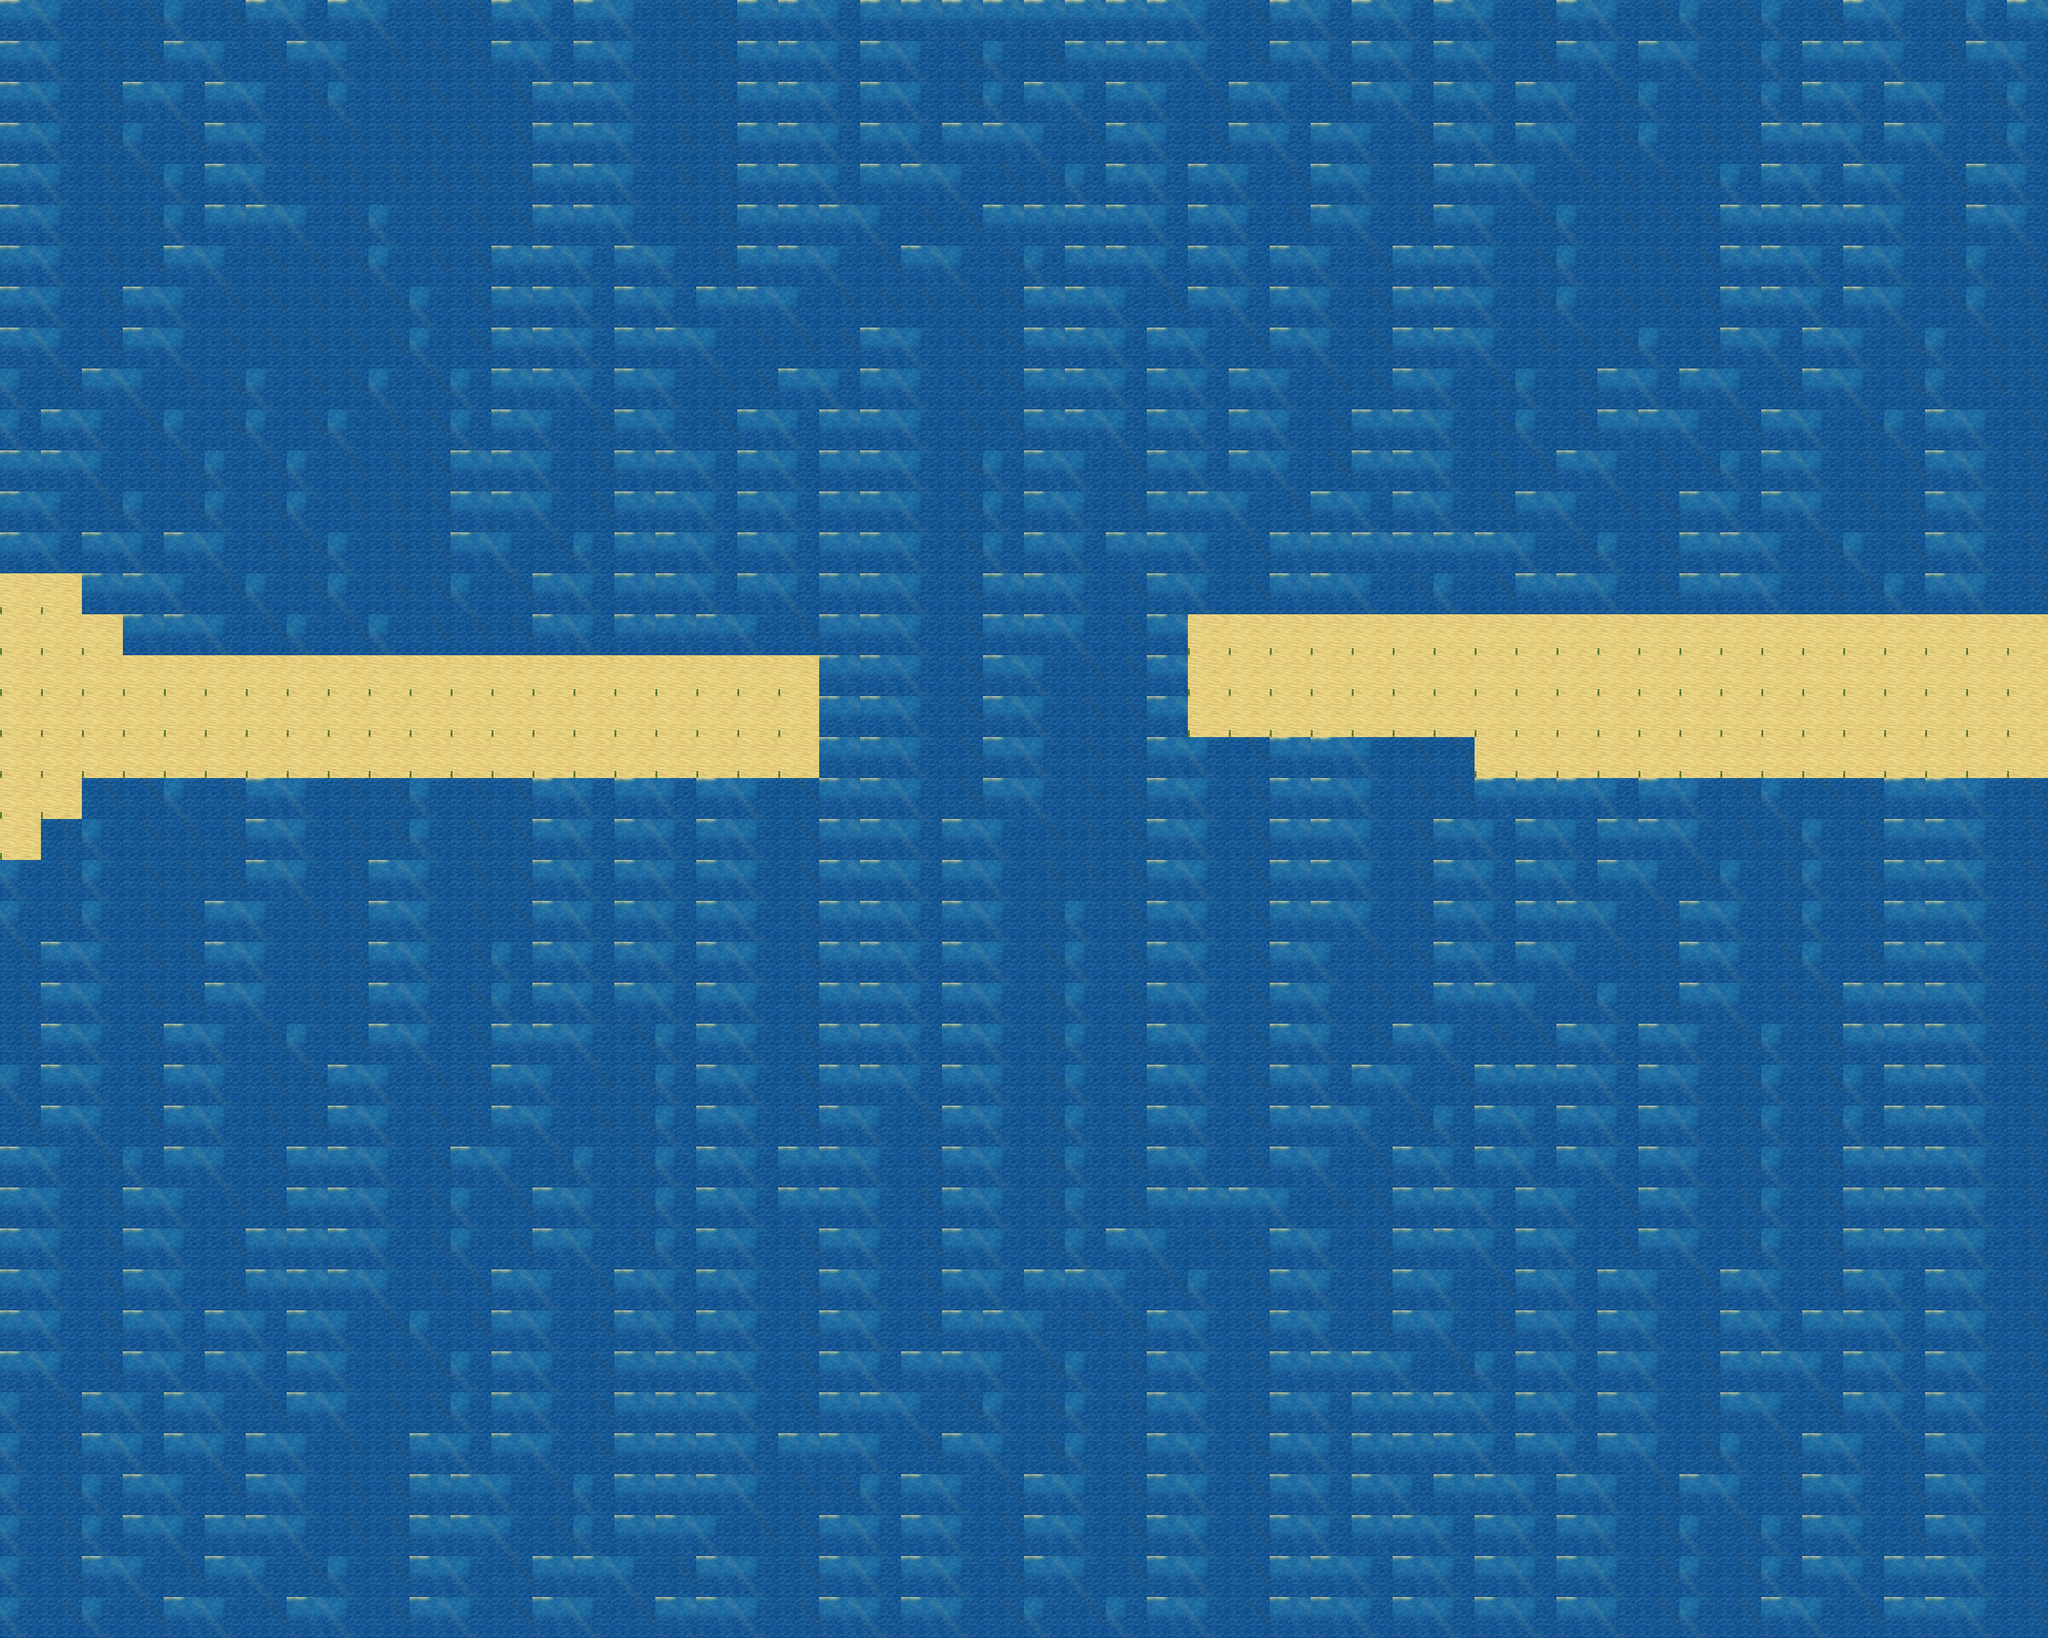

Tiled map render using the project's own tile images. Description and the map definition, with tile-layer contents summarised, below:
An orthogonal 50x40 tile map with 64x64 px tiles, 3 tile layers (basemap, collision, foelayer), 3 tilesets and 2 objects (startpoint, endpoint).

<map version="1.0" orientation="orthogonal" width="50" height="40" tilewidth="64" tileheight="64">
 <tileset firstgid="1" name="test" tilewidth="64" tileheight="64" spacing="1">
  <image source="test.png" trans="ff007f" width="544" height="416" />
 </tileset>
 <tileset firstgid="49" name="pppig" tilewidth="64" tileheight="64" spacing="1">
  <image source="pppig.png" trans="ff007f" width="154" height="144" />
  <tile id="3">
   <properties>
    <property name="donenter" value="true" />
   </properties>
  </tile>
 </tileset>
 <tileset firstgid="53" name="rolehead" tilewidth="64" tileheight="64" spacing="1">
  <image source="rolehead.png" trans="ff007f" width="148" height="158" />
  <tile id="3">
   <properties>
    <property name="createfoe" value="true" />
   </properties>
  </tile>
 </tileset>
 <layer name="basemap" width="50" height="40">
  <properties>
   <property name="pass" value="true" />
  </properties>
  <data>[2000 cells, 2000 non-empty, 4 distinct tile ids]</data>
 </layer>
 <layer name="collision" width="50" height="40" opacity="0.01">
  <data>[2000 cells, 145 non-empty, 1 distinct tile ids]</data>
 </layer>
 <layer name="foelayer" width="50" height="40" opacity="0">
  <data>[2000 cells, 189 non-empty, 1 distinct tile ids]</data>
 </layer>
 <objectgroup name="object" width="0" height="0">
  <object name="startpoint" x="1536" y="640" />
  <object name="endpoint" x="1600" y="2048" />
 </objectgroup>
</map>
